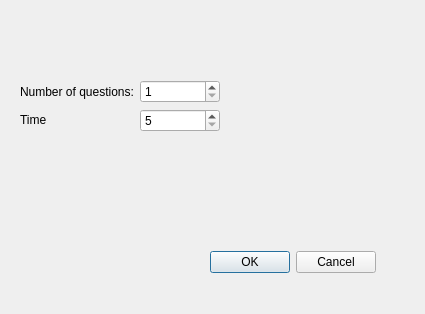
<?xml version="1.0" encoding="UTF-8"?>
<ui version="4.0">
 <class>createQuiz</class>
 <widget class="QWidget" name="createQuiz">
  <property name="geometry">
   <rect>
    <x>0</x>
    <y>0</y>
    <width>425</width>
    <height>314</height>
   </rect>
  </property>
  <property name="windowTitle">
   <string>Form</string>
  </property>
  <widget class="QDialogButtonBox" name="buttonBox">
   <property name="geometry">
    <rect>
     <x>210</x>
     <y>250</y>
     <width>166</width>
     <height>25</height>
    </rect>
   </property>
   <property name="standardButtons">
    <set>QDialogButtonBox::Cancel|QDialogButtonBox::Ok</set>
   </property>
  </widget>
  <widget class="QWidget" name="layoutWidget">
   <property name="geometry">
    <rect>
     <x>20</x>
     <y>80</y>
     <width>200</width>
     <height>60</height>
    </rect>
   </property>
   <layout class="QFormLayout" name="formLayout">
    <item row="0" column="0">
     <widget class="QLabel" name="label">
      <property name="text">
       <string>Number of questions:</string>
      </property>
     </widget>
    </item>
    <item row="0" column="1">
     <widget class="QSpinBox" name="questionsN">
      <property name="minimum">
       <number>1</number>
      </property>
     </widget>
    </item>
    <item row="1" column="0">
     <widget class="QLabel" name="label_2">
      <property name="text">
       <string>&lt;html&gt;&lt;head/&gt;&lt;body&gt;&lt;p&gt;Time&lt;/p&gt;&lt;/body&gt;&lt;/html&gt;</string>
      </property>
     </widget>
    </item>
    <item row="1" column="1">
     <widget class="QSpinBox" name="time">
      <property name="minimum">
       <number>5</number>
      </property>
     </widget>
    </item>
   </layout>
  </widget>
 </widget>
 <resources/>
 <connections/>
</ui>
